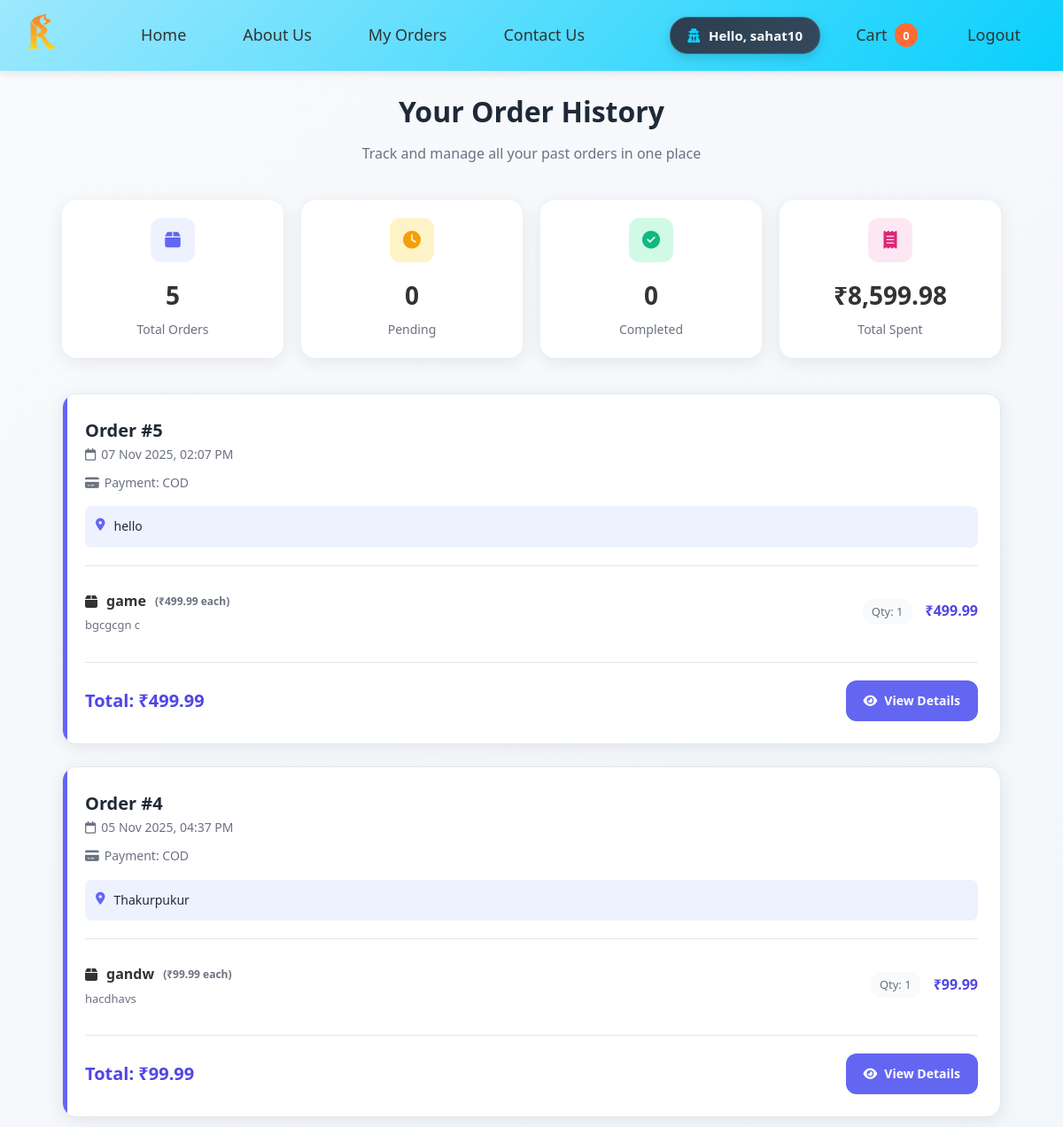
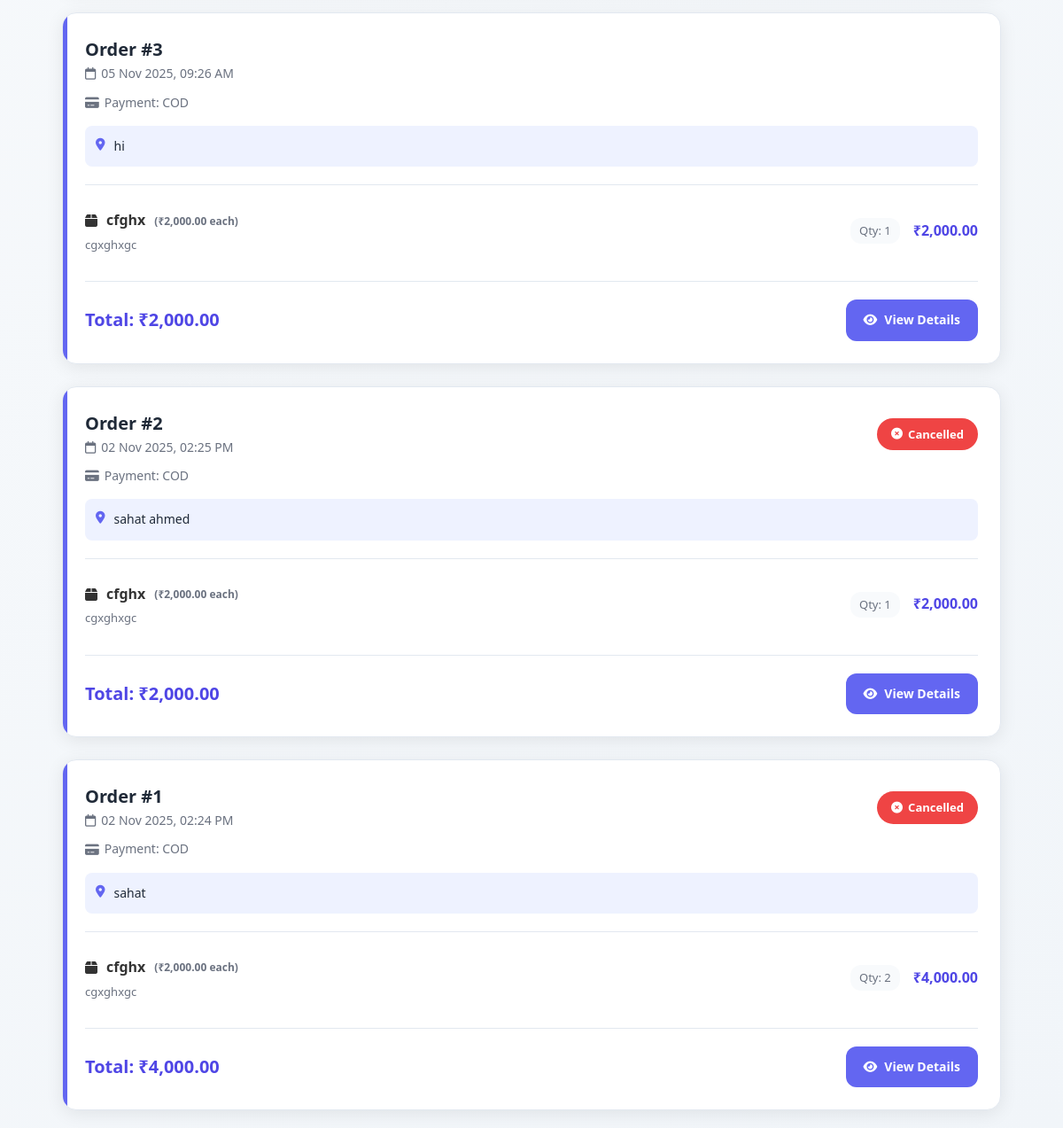
Screenshot of /orders.php (signed in) with the database file from the repository (2 pictures, top to bottom).
### tables this page shows
CREATE TABLE `users` (
  `user_id` int(11) NOT NULL,
  `first_name` varchar(50) DEFAULT NULL,
  `last_name` varchar(50) DEFAULT NULL,
  `username` varchar(30) NOT NULL,
  `email` varchar(100) NOT NULL,
  `mobile_number` varchar(15) DEFAULT NULL,
  `password_hash` varchar(255) NOT NULL,
  `registration_date` datetime DEFAULT current_timestamp(),
  `last_login` datetime DEFAULT NULL
);

CREATE TABLE `orders` (
  `order_id` int(11) NOT NULL,
  `user_id` int(11) DEFAULT NULL,
  `order_date` datetime DEFAULT current_timestamp(),
  `total_amount` decimal(10,2) DEFAULT NULL,
  `delivery_address` text DEFAULT NULL,
  `order_status` enum('Pending','Shipped','In Transit','Delivered','Cancelled') DEFAULT 'Pending',
  `payment_method` varchar(20) DEFAULT 'COD'
);

CREATE TABLE `order_items` (
  `order_item_id` int(11) NOT NULL,
  `order_id` int(11) DEFAULT NULL,
  `product_id` int(11) DEFAULT NULL,
  `quantity` int(11) DEFAULT NULL,
  `unit_price` decimal(10,2) DEFAULT NULL,
  `subtotal` decimal(10,2) DEFAULT NULL
);

CREATE TABLE `products` (
  `product_id` int(11) NOT NULL,
  `product_name` varchar(100) DEFAULT NULL,
  `description` text DEFAULT NULL,
  `price` decimal(10,2) DEFAULT NULL,
  `original_price` int(50) NOT NULL,
  `rating` double NOT NULL,
  `on_sale` tinyint(1) NOT NULL,
  `image_url` varchar(255) DEFAULT NULL,
  `category_id` int(11) DEFAULT NULL,
  `stock_quantity` int(11) DEFAULT 0,
  `created_at` datetime DEFAULT current_timestamp(),
  `updated_at` datetime DEFAULT current_timestamp() ON UPDATE current_timestamp()
);

### orders.php (the view, shortened to what this page needs)
<?php
require_once 'includes/db.php';
$uid = $_SESSION['user_id'];
$stmt = $mysqli->prepare("
    SELECT * FROM orders
    WHERE user_id = ?
    ORDER BY order_date DESC
");
$stmt->bind_param("i", $uid);
$stmt->execute();
$orders = $stmt->get_result();
$stats_stmt = $mysqli->prepare("
    SELECT
        COUNT(*) as total_orders,
        SUM(total_amount) as total_spent,
        SUM(CASE WHEN order_status = 'Pending' THEN 1 ELSE 0 END) as pending_orders,
        SUM(CASE WHEN order_status = 'Delivered' THEN 1 ELSE 0 END) as completed_orders
    FROM orders
    WHERE user_id = ?
");
$stats_stmt->bind_param("i", $uid);
$stats_stmt->execute();
$stats_result = $stats_stmt->get_result();
$stats = $stats_result->fetch_assoc();
?>
<!DOCTYPE html>
<html lang="en">
<head>
    <link rel="stylesheet" href="https://cdnjs.cloudflare.com/ajax/libs/font-awesome/6.4.0/css/all.min.css">
</head>
<body>
    <?php require 'includes/header.php'; ?>
    <div class="container">
        <h1 class="page-title">Your Order History</h1>
        <p class="page-subtitle">Track and manage all your past orders in one place</p>
        <div class="stats-cards">
            <div class="stat-card fade-in">
                <div class="stat-icon stat-orders">
                    <i class="fas fa-box"></i>
                </div>
                <div class="stat-number"><?= $stats['total_orders'] ?? 0 ?></div>
                <div class="stat-label">Total Orders</div>
            </div>
            <div class="stat-card fade-in">
                <div class="stat-icon stat-pending">
                    <i class="fas fa-clock"></i>
                </div>
                <div class="stat-number"><?= $stats['pending_orders'] ?? 0 ?></div>
                <div class="stat-label">Pending</div>
            </div>
            <div class="stat-card fade-in">
                <div class="stat-icon stat-completed">
                    <i class="fas fa-check-circle"></i>
                </div>
                <div class="stat-number"><?= $stats['completed_orders'] ?? 0 ?></div>
                <div class="stat-label">Completed</div>
            </div>
            <div class="stat-card fade-in">
                <div class="stat-icon stat-total">
                    <i class="fas fa-receipt"></i>
                </div>
                <div class="stat-number">₹<?= number_format($stats['total_spent'] ?? 0, 2) ?></div>
                <div class="stat-label">Total Spent</div>
            </div>
        </div>
        <div class="order-container">
            <?php if($orders->num_rows == 0): ?>
                <div class="no-orders">
                    <i class="fas fa-shopping-bag"></i>
                    <h3>No Orders Yet</h3>
                    <p>You haven't placed any orders with us. Start shopping to see your order history here.</p>
                    <a href="products.php" class="btn-shop">
                        <i class="fas fa-shopping-cart"></i> Start Shopping
                    </a>
                </div>
            <?php else: ?>
                <?php while($order = $orders->fetch_assoc()): ?>
                    <div class="order-card fade-in">
                        <div class="order-header">
                            <div>
                                <div class="order-id">Order #<?= $order['order_id'] ?></div>
                                <div class="order-date">
                                    <i class="far fa-calendar"></i>
                                    <?= date('d M Y, h:i A', strtotime($order['order_date'])) ?>
                                </div>
                                <?php if(!empty($order['payment_method'])): ?>
                                <div class="payment-method">
                                    <i class="fas fa-credit-card"></i>
                                    Payment: <?= $order['payment_method'] ?>
                                </div>
                                <?php endif; ?>
                            </div>
                            <span class="order-status status-<?= strtolower(str_replace(' ', '-', $order['order_status'])) ?>">
                                <?php
                                $status_icons = [
                                    'Pending' => 'fas fa-clock',
                                    'Shipped' => 'fas fa-shipping-fast',
                                    'In Transit' => 'fas fa-truck',
                                    'Delivered' => 'fas fa-check-circle',
                                    'Cancelled' => 'fas fa-times-circle'
                                ];
                                $status_icon = $status_icons[$order['order_status']] ?? 'fas fa-question';
                                ?>
                                <i class="<?= $status_icon ?>"></i>
                                <?= $order['order_status'] ?>
                            </span>
                        </div>
                        <?php if(!empty($order['delivery_address'])): ?>
                        <div class="delivery-address">
                            <i class="fas fa-map-marker-alt"></i>
                            <span><?= htmlspecialchars($order['delivery_address']) ?></span>
                        </div>
                        <?php endif; ?>
                        <div class="order-items">
                            <?php
                            $item_stmt = $mysqli->prepare("
                                SELECT oi.*, p.product_name, p.description, p.image_url
                                FROM order_items oi
                                LEFT JOIN products p ON oi.product_id = p.product_id
                                WHERE oi.order_id = ?
                            ");
                            $item_stmt->bind_param("i", $order['order_id']);
                            $item_stmt->execute();
                            $items = $item_stmt->get_result();
                            ?>
                            <?php while($it = $items->fetch_assoc()): ?>
                                <div class="item-row">
                                    <div style="flex: 1;">
                                        <div class="item-name">
                                            <i class="fas fa-box"></i>
                                            <?= htmlspecialchars($it['product_name']) ?>
                                            <span style="font-size: 12px; color: var(--text-light);">
                                                (₹<?= number_format($it['unit_price'], 2) ?> each)
                                            </span>
                                        </div>
                                        <?php if(!empty($it['description'])): ?>
                                        <div style="font-size: 13px; color: var(--text-light); margin-top: 5px; line-height: 1.4;">
                                            <?= htmlspecialchars($it['description']) ?>
                                        </div>
                                        <?php endif; ?>
                                    </div>
                                    <div style="display: flex; gap: 15px; align-items: center;">
                                        <div class="item-qty">Qty: <?= $it['quantity'] ?></div>
                                        <div class="item-price">₹<?= number_format($it['subtotal'], 2) ?></div>
                                    </div>
                                </div>
                            <?php endwhile; ?>
                        </div>
                        <div class="order-footer">
                            <div class="order-total">Total: ₹<?= number_format($order['total_amount'], 2) ?></div>
                            <div class="order-actions">
                                <a href="view_order.php?id=<?= $order['order_id'] ?>" class="btn btn-view">
                                    <i class="fas fa-eye"></i> View Details
                                </a>
                            </div>
                        </div>
                    </div>
                <?php endwhile; ?>
            <?php endif; ?>
        </div>
    </div>
</body>
</html>

### includes/header.php (shortened to what this page needs)
<?php
require_once __DIR__ . '/db.php';
$username = '';
if(isset($_SESSION['user_id'])) {
    $stmt = $mysqli->prepare("SELECT username, first_name, last_name FROM users WHERE user_id = ?");
    $stmt->bind_param('i', $_SESSION['user_id']);
    $stmt->execute();
    $result = $stmt->get_result();
    if($result->num_rows > 0) {
        $user = $result->fetch_assoc();
        $username = $user['username'];
    }
}
?>
<!doctype html>
<html lang="en">
<head>
</head>
<body class="nav-header-body">
<header class="nav-header">
  <div class="nav-header-left">
    <a href="<?= BASE_URL ?>">
      <img src="<?= BASE_URL ?>assets/images/logo.png" alt="Logo" class="nav-header-logo">
    </a>
  </div>
  <nav class="nav-header-center">
    <a href="<?= BASE_URL ?>index.php" class="nav-header-link">Home</a>
    <a href="<?= BASE_URL ?>about.php" class="nav-header-link">About Us</a>
    <a href="<?= BASE_URL ?>orders.php" class="nav-header-link">My Orders</a>
    <a href="<?= BASE_URL ?>contact.php" class="nav-header-link">Contact Us</a>
  </nav>
  <div class="nav-header-right">
    <?php if(isset($_SESSION['user_id']) && !empty($username)): ?>
      <div class="nav-header-username">
        <i class="fas fa-user-secret"></i>
        Hello, <?= htmlspecialchars($username) ?>
      </div>
    <?php endif; ?>
    <a href="<?= BASE_URL ?>cart.php" class="nav-header-action">
      Cart <span class="nav-header-cart"><?php
        if(isset($_SESSION['user_id'])){
           $stmt = $mysqli->prepare("SELECT SUM(quantity) AS sumq FROM cart WHERE user_id = ?");
           $stmt->bind_param('i', $_SESSION['user_id']);
           $stmt->execute();
           $res = $stmt->get_result()->fetch_assoc();
           echo (int)$res['sumq'];
        } else {
           echo 0;
        }
      ?></span>
    </a>
    <?php if(isset($_SESSION['user_id'])): ?>
      <a href="<?= BASE_URL ?>logout.php" class="nav-header-action">Logout</a>
    <?php else: ?>
      <a href="<?= BASE_URL ?>login.php" class="nav-header-action">Login</a>
    <?php endif; ?>
  </div>
</header>
<main class="nav-header-container">

### orders.php (style rules this page uses)
:root { --primary: #6366f1; --primary-dark: #4f46e5; --primary-light: #eef2ff; --secondary: #8b5cf6; --accent: #06b6d4; --success: #10b981; --warning: #f59e0b; --danger: #ef4444; --card-bg: #ffffff; --text-dark: #1f2937; --text-light: #6b7280; --bg-light: #f8fafc; --border-light: #e2e8f0; --radius: 16px; --shadow: 0 4px 20px rgba(0,0,0,0.08); --shadow-hover: 0 10px 30px rgba(0,0,0,0.12); }
* { margin: 0; padding: 0; box-sizing: border-box; }
body { font-family: "Inter", sans-serif; background: linear-gradient(135deg, var(--bg-light) 0%, #f1f5f9 100%); color: var(--text-dark); line-height: 1.6; min-height: 100vh; }
.container { max-width: 1100px; margin: 0 auto; padding: 20px; }
.page-title { font-size: 32px; font-weight: 700; margin-bottom: 10px; color: var(--text-dark); text-align: center; }
.page-subtitle { text-align: center; color: var(--text-light); margin-bottom: 40px; font-size: 16px; }
.order-container { display: grid; grid-template-columns: 1fr; gap: 25px; }
.order-card { background: var(--card-bg); border-radius: var(--radius); padding: 25px; box-shadow: var(--shadow); transition: all 0.3s ease; border: 1px solid var(--border-light); position: relative; overflow: hidden; }
.order-card::before { content: ''; position: absolute; top: 0; left: 0; width: 5px; height: 100%; background: var(--primary); }
.order-header { display: flex; justify-content: space-between; align-items: flex-start; margin-bottom: 15px; }
.order-id { font-size: 20px; font-weight: 700; color: var(--text-dark); }
.order-date { font-size: 14px; color: var(--text-light); display: flex; align-items: center; gap: 6px; }
.order-status { padding: 8px 16px; border-radius: 20px; font-size: 13px; color: white; font-weight: 600; display: inline-flex; align-items: center; gap: 6px; margin-top: 10px; }
.status-cancelled { background: var(--danger); }
.order-items { margin: 20px 0; border-top: 1px solid var(--border-light); padding-top: 15px; }
.item-row { display: flex; justify-content: space-between; padding: 12px 0; border-bottom: 1px solid #f1f5f9; }
.item-row:last-child { border-bottom: none; }
.item-name { font-weight: 600; display: flex; align-items: center; gap: 10px; }
.item-qty { color: var(--text-light); background: var(--bg-light); padding: 4px 10px; border-radius: 12px; font-size: 13px; }
.item-price { font-weight: 600; color: var(--primary-dark); }
.order-footer { display: flex; justify-content: space-between; align-items: center; margin-top: 20px; padding-top: 20px; border-top: 1px solid var(--border-light); }
.order-total { font-size: 20px; font-weight: 700; color: var(--primary-dark); }
.order-actions { display: flex; gap: 12px; }
.btn { padding: 12px 20px; border-radius: 12px; border: none; cursor: pointer; font-weight: 600; transition: all 0.3s ease; font-size: 14px; display: inline-flex; align-items: center; gap: 8px; text-decoration: none; }
.btn-view { background: var(--primary); color: white; }
.stats-cards { display: grid; grid-template-columns: repeat(auto-fit, minmax(200px, 1fr)); gap: 20px; margin-bottom: 40px; }
.stat-card { background: white; border-radius: var(--radius); padding: 20px; box-shadow: var(--shadow); text-align: center; transition: transform 0.3s; }
.stat-icon { width: 50px; height: 50px; border-radius: 12px; display: flex; align-items: center; justify-content: center; margin: 0 auto 15px; font-size: 20px; }
.stat-orders { background: var(--primary-light); color: var(--primary); }
.stat-pending { background: #fef3c7; color: var(--warning); }
.stat-completed { background: #d1fae5; color: var(--success); }
.stat-total { background: #fce7f3; color: #db2777; }
.stat-number { font-size: 28px; font-weight: 700; margin-bottom: 5px; }
.stat-label { font-size: 14px; color: var(--text-light); }
.payment-method { margin-top: 10px; font-size: 14px; color: var(--text-light); display: flex; align-items: center; gap: 6px; }
.fade-in { animation: fadeIn 0.5s ease-in; }
.delivery-address { margin-top: 15px; padding: 12px; background: var(--primary-light); border-radius: 8px; font-size: 14px; color: var(--text-dark); display: flex; align-items: flex-start; gap: 10px; }
.delivery-address i { color: var(--primary); margin-top: 2px; }

### rows the page displays
users: username "sahat10"
orders: order_id "5", order_date "07 Nov 2025, 02:07 PM", payment_method "COD", delivery_address "hello", total_amount "499.99"
order_items: product.product_name "game", unit_price "499.99", product.description "bgcgcgn c", quantity "1", subtotal "499.99"
orders: order_id "4", order_date "05 Nov 2025, 04:37 PM", payment_method "COD", delivery_address "Thakurpukur", total_amount "99.99"
order_items: product.product_name "gandw", unit_price "99.99", product.description "hacdhavs", quantity "1", subtotal "99.99"
orders: order_id "3", order_date "05 Nov 2025, 09:26 AM", payment_method "COD", delivery_address "hi", total_amount "2,000.00"
order_items: product.product_name "cfghx", unit_price "2,000.00", product.description "cgxghxgc", quantity "1", subtotal "2,000.00"
orders: order_id "2", order_date "02 Nov 2025, 02:25 PM", payment_method "COD", order_status "Cancelled", delivery_address "sahat ahmed", total_amount "2,000.00"
order_items: product.product_name "cfghx", unit_price "2,000.00", product.description "cgxghxgc", quantity "1", subtotal "2,000.00"
orders: order_id "1", order_date "02 Nov 2025, 02:24 PM", payment_method "COD", order_status "Cancelled", delivery_address "sahat", total_amount "4,000.00"
order_items: product.product_name "cfghx", unit_price "2,000.00", product.description "cgxghxgc", quantity "2", subtotal "4,000.00"

### other values shown
$res['sumq'] "0"
$stats['total_orders'] "5"
$stats['pending_orders'] "0"
$stats['completed_orders'] "0"
$stats['total_spent'] "8,599.98"
